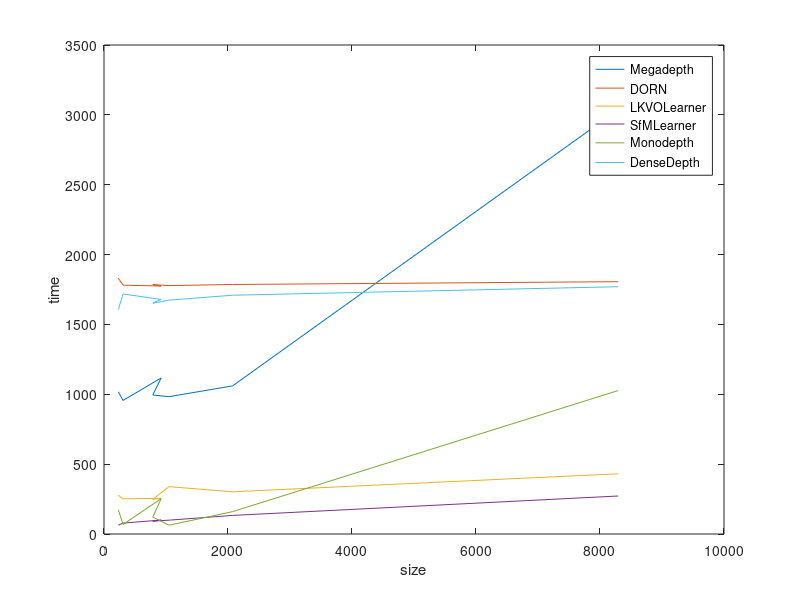

This chart was generated by the following MATLAB code:
hf = figure()x = [640*360, 640*480, 1280*720, 1024*768, 1366*768, 1920*1080, 3840*2160]x = x/ 1000y= [1018, 956, 1117, 995, 983, 1060, 3038]plot(x,y)xlabel("size")ylabel("time")hold onx = [640*360, 640*480, 1280*720, 1024*768, 1366*768, 1920*1080, 3840*2160]x = x/ 1000y= [1831, 1781, 1775, 1785, 1778, 1786, 1806]plot(x,y)x = [640*360, 640*480, 1280*720, 1024*768, 1366*768, 1920*1080, 3840*2160]x = x/ 1000y= [277, 252, 255, 248, 339, 302, 431]plot(x,y)x = [640*360, 640*480, 1280*720, 1024*768, 1366*768, 1920*1080, 3840*2160]x = x/ 1000y= [63, 78, 100, 92, 99, 133, 272]plot(x,y)x = [640*360, 640*480, 1280*720, 1024*768, 1366*768, 1920*1080, 3840*2160]x = x/ 1000y= [174, 68, 253, 121, 63, 160, 1027]plot(x,y)x = [640*360, 640*480, 1280*720, 1024*768, 1366*768, 1920*1080, 3840*2160]x = x/ 1000y= [1606, 1718, 1679, 1652, 1674, 1709, 1770]plot (x,y)legend("Megadepth", "DORN", "LKVOLearner", "SfMLearner","Monodepth", "DenseDepth", "location","northeast")print (hf, "plot1.pdf");